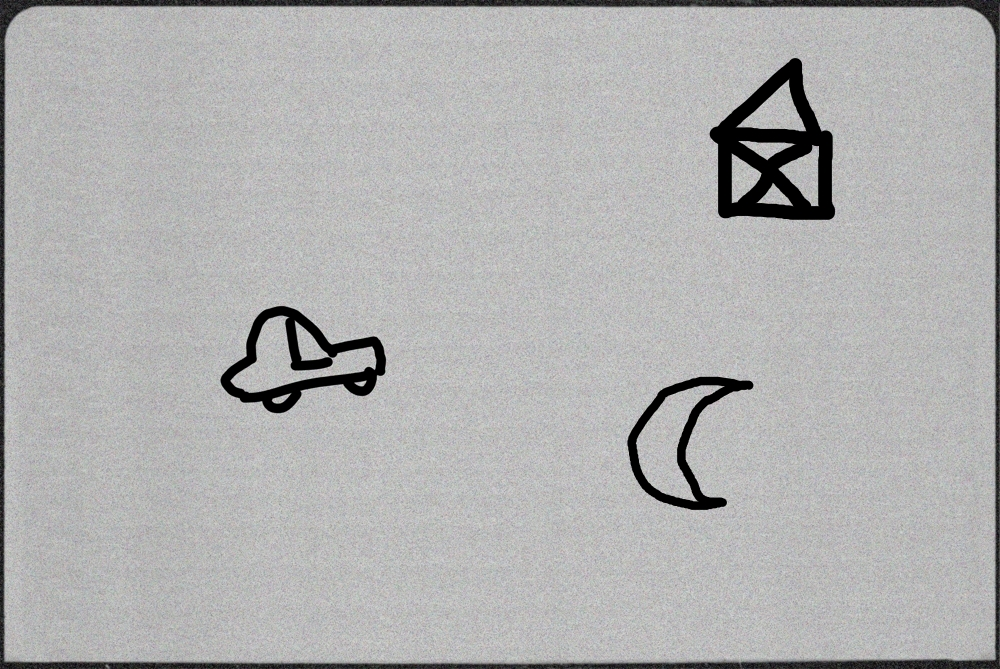
#> input picture YOLO_data_create/multiple_BB/IMA_OG/IMA/003.jpg, 1000 x 669 px; its folder holds 3 pictures in this run
$ python data_create.py
#> lines starting #> are read from the running program, lines starting #| are printed output that depends on the picture; pictures that were not available may be replaced by others from this repository, and a replacement may not be noted
### YOLO_data_create/multiple_BB/utils/data_labels.py
import cv2 as cv
import os
import numpy as np
import pandas as pd

def load_dictionnary(path):
#> called with path = 'data.csv'
    Data_Image = pd.read_csv(path,sep=",", on_bad_lines='skip')
#> (reads YOLO_data_create/multiple_BB/data.csv from the repository)
    np_Data_Image = Data_Image.to_numpy()
    labels_dict = {}
    for name, value in np_Data_Image :
        labels_dict[str(name)] = str(value)
    return labels_dict


def YAML_create(labels_dict, DATASET_NAME):
    string_yaml = "# Example usage: python train.py --data own_data.yaml\n# parent\n# ├── yolov5\n# └── datasets"
    string_yaml += "\n#     └── mine  \n\npath: .." + os.sep + "datasets"
    string_yaml += os.sep + "coco128 # dataset root dir\ntrain: images" + os.sep + ""
    string_yaml +=  str(DATASET_NAME) + "\nval: images" + os.sep + "" + str(DATASET_NAME)
    string_yaml += "\ntest: # test images (optional) \n\n# Classes\nnames:\n"
    for name in labels_dict.keys() :
        string_yaml += "  " + str(labels_dict[name]) + ": " + str(name) + "\n"

    string_yaml += "\n\n# Download script/URL (optional)\n#download: https://ultralytics.com/assets/"

    with open(DATASET_NAME + ".yaml", 'w') as f:
        f.write(string_yaml)


def return_label_value(string, labels_dict):
    name = ""
    word_found = False
    for letter in string :
        if not word_found and letter != '_' :
            name += letter
        else :
            word_found = True
    if name in labels_dict :
        out = labels_dict[name]
    else :
        out = -1
    return out


### YOLO_data_create/multiple_BB/utils/data_format.py
import cv2 as cv
import os
import numpy as np

import utils.data_labels as labels


def find_points(image):
    u, v = image.shape[0:2]
    image = cv.GaussianBlur(image,(5,5),cv.BORDER_DEFAULT)
    edges = cv.Canny(image, 50, 150, apertureSize=3)
    lines = cv.HoughLinesP(edges, 1,np.pi/180, # Angle resolution in radians
                threshold=10, minLineLength=10, maxLineGap=10)
    values = [u, v, 0, 0]

    for points in lines:
        x1,y1,x2,y2=points[0]
        x_min = min(x1, x2)
        x_max = max(x1, x2)
        y_min = min(y1, y2)
        y_max = max(y1, y2)
        if values[0]> x_min :
            values[0] = x_min
        if values[1]> y_min:
            values[1]= y_min
        if values[2]< x_max :
            values[2] = x_max
        if values[3]< y_max:
            values[3]= y_max
    return values


def format_values(values, u, v, string = 'YOLO'):
    if string == 'YOLO' :
        x_center = ((values[0] + values[2]) / 2)/v
        y_center = ((values[1] + values[3]) / 2)/u
        x_len = (values[2] - values[0])/v
        y_len = (values[3] - values[1])/u
        out = [x_center, y_center, x_len, y_len]
    else :
        out = [values[0], values[2], values[1], values[3]]
    return out


def run_throught_masks(name_OG, path, labels_dict):
    path_masks = path +os.sep+ name_OG
    str_out = ""
    for root, dirs, files in os.walk(path_masks, topdown=False):
        for name in files:
            mask = cv.imread(path_masks + os.sep + name)
            u, v = mask.shape[:2]
            values = find_points(mask)
            YOLO_val = format_values(values, u, v)
            str_out += str(labels.return_label_value(name, labels_dict))
            for val in YOLO_val :
                str_out +=  " " + str(val)
            str_out += "\n"
    return str_out

# [11 lines left out: function txt_to_txt_mirror, not called in this run]


def run_throught_images(path_ima, path_mask, path_resize, path_txt, labels_dict, MIRROR = False):
#> called with path_ima = 'IMA_OG/IMA', path_mask = 'IMA_OG/MASK', path_resize = 'coco128/images/exemple', path_txt = 'coco128/labels/exemple', MIRROR = False
    if not os.path.exists(path_resize):
        os.makedirs(path_resize)
    if not os.path.exists(path_txt):
        os.makedirs(path_txt)

    for root, dirs, files in os.walk(path_ima, topdown=False):
        for name in files:
            # PREPARE IMAGES
            ima = cv.imread(path_ima +os.sep+ name)
#> ima is the input picture: shape (669, 1000, 3); mean B, G, R 176.4, 176.5, 176.4
            u, v = ima.shape[:2]
#> u = 669; v = 1000
            resized = cv.resize(ima, (640, 640), interpolation=cv.INTER_CUBIC)
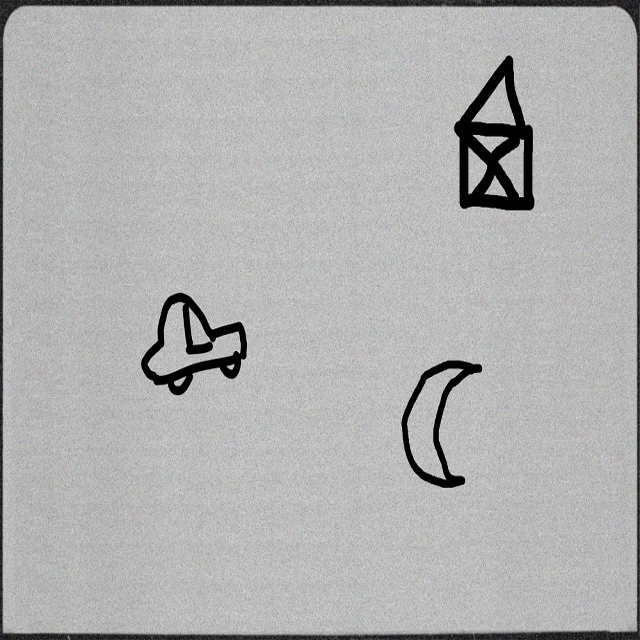
#> resized: shape (640, 640, 3); mean B, G, R 176.5, 176.5, 176.5
            cv.imwrite(path_resize +os.sep+ name, resized)

            # PREPARE .txt
            folder_name = name[:len(name)-4]
            path_masks = path_mask +os.sep+ folder_name
            txt = run_throught_masks(folder_name, path_mask, labels_dict)
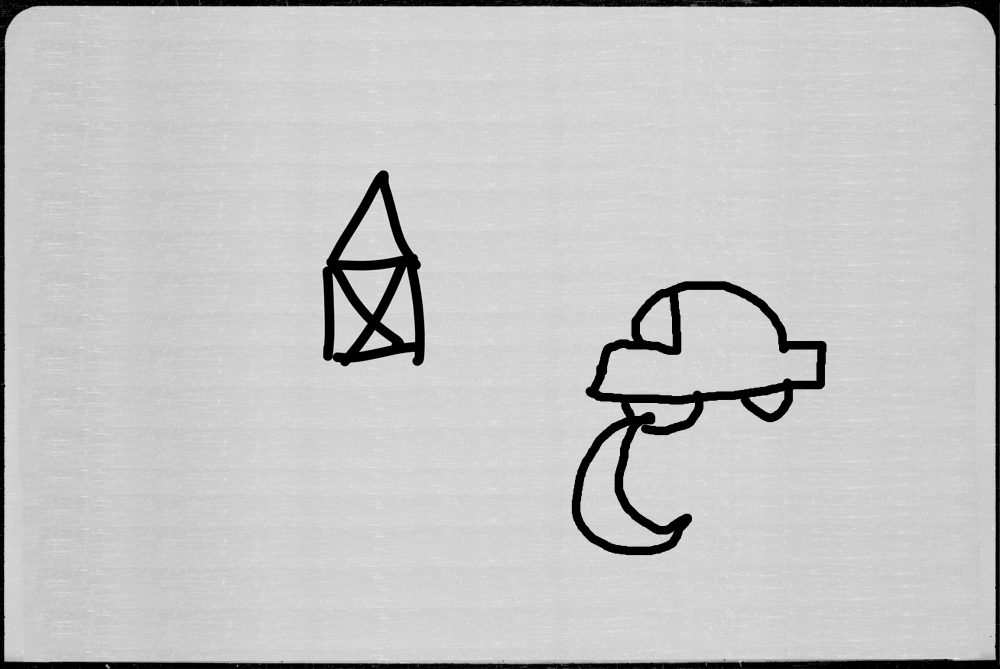
#> input picture YOLO_data_create/multiple_BB/IMA_OG/IMA/001.jpg, 1000 x 669 px, given as the content of the folder IMA_OG/MASK/003, which was not available
#> in run_throught_masks, mask is the input picture: shape (669, 1000, 3); min 0, max 233, mean 196.3
#> in find_points, `image = cv.GaussianBlur(image,(5,5),cv.BORDER_DEFAULT)`:
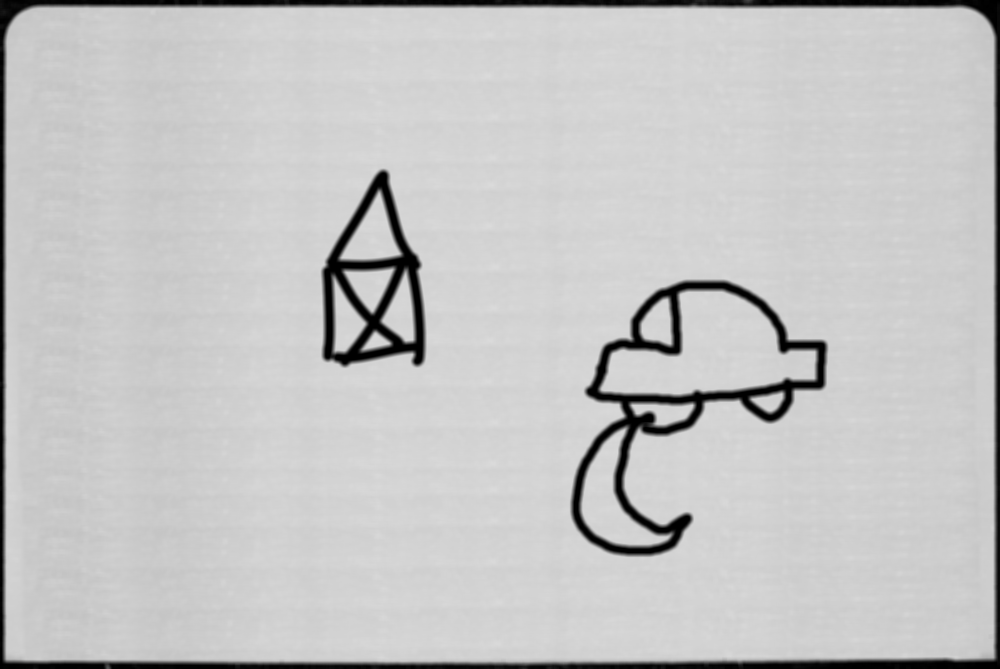
#> image: shape (669, 1000, 3); min 0, max 219, mean 196.3
#> in find_points, `edges = cv.Canny(image, 50, 150, apertureSize=3)`:
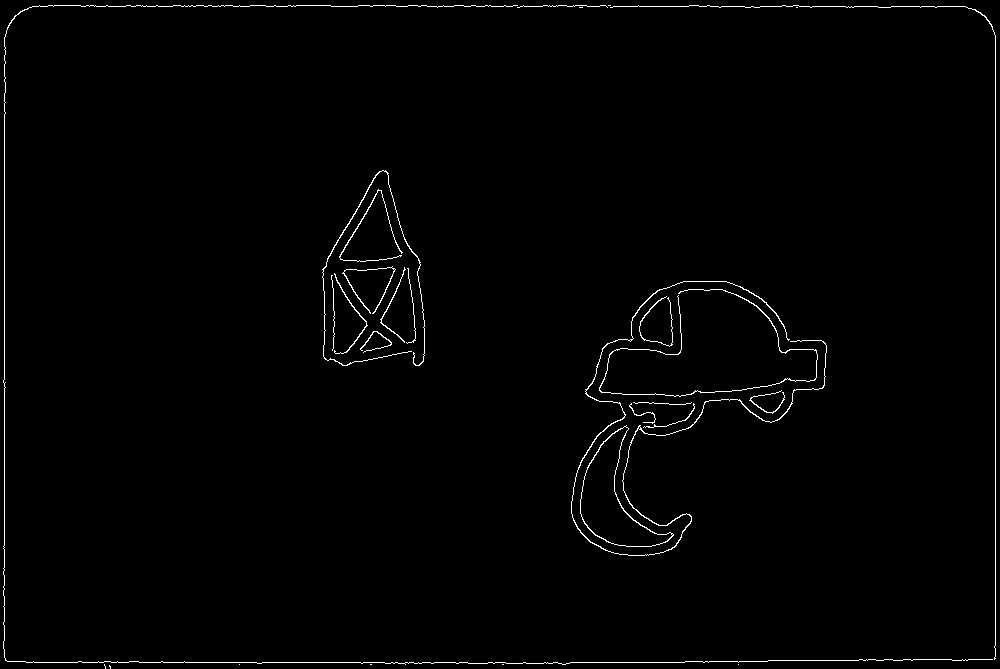
#> edges: shape (669, 1000); 1.1% white in thin lines or dots
#> in find_points, `lines = cv.HoughLinesP(edges, 1,np.pi/180,`: lines = 251 rows, first 6: [891, 6, 965, 6], [4, 657, 4, 93], [995, 658, 995, 35], [26, 662, 467, 662], [443, 5, 490, 5], [733, 661, 767, 661]
#> the loop in find_points, `for points in lines:` made 251 passes
#> (x1, y1, x2, y2, x_min, x_max, y_min, y_max) on passes 1 to 3: (891, 6, 965, 6, 891, 965, 6, 6), (4, 657, 4, 93, 4, 4, 93, 657), (995, 658, 995, 35, 995, 995, 35, 658)
#> after the loop in find_points, `for points in lines:`: values = [3, 5, 995, 663]
#> in format_values, `x_center = ((values[0] + values[2]) / 2)/v`: x_center = 0.499
#> in format_values, `x_len = (values[2] - values[0])/v`: x_len = 0.992
#> in format_values, `y_len = (values[3] - values[1])/u`: y_len = 0.984
#> in format_values, `out = [x_center, y_center, x_len, y_len]`: out = [0.499, 0.499, 0.992, 0.984]
#> the loop in run_throught_masks, `for val in YOLO_val :` made 4 passes
#> (val, str_out) on passes 1 to 3: (0.499, '-1 0.499'), (0.499, '-1 0.499 0.4992526158445441'), (0.992, '-1 0.499 0.4992526158445441 0.992')
#> val on pass 4: 0.984
            with open(path_txt + os.sep + folder_name + ".txt", 'w') as f:
                f.write(txt)

            if MIRROR :
                mirror = cv.flip(resized, 1)
                path_mirror = path_resize +os.sep+ name.replace(".jpg", "_mirror.jpg")
                cv.imwrite(path_mirror, mirror)


                txt_mirror = txt_to_txt_mirror(txt)
                with open(path_txt + os.sep + folder_name + "_mirror.txt", 'w') as f:
                    f.write(txt_mirror)


### YOLO_data_create/multiple_BB/data_create.py
import argparse
import os

import utils.data_format as form
import utils.data_labels as labels

# Default values.
DATASET_NAME = 'exemple'
CSV = 'data.csv'
IMA_OG = 'IMA_OG/IMA'
IMA_MASK = 'IMA_OG/MASK'

# will mimic the architecture of dataset. Copy folders as shown.
IMA_RESIZED = "coco128"+ os.sep + "images"
TXT = "coco128"+ os.sep + "labels"


parser = argparse.ArgumentParser(description="YOLO : data prepare")
parser.add_argument("--n","--name", type=str, default=DATASET_NAME, help="name to be given to dataset")
parser.add_argument("--og", type=str, default=IMA_OG, help="folder of OG images")
parser.add_argument("--masks", type=str, default=IMA_MASK, help="folder of masks images")
parser.add_argument("--data", type=str, default=CSV, help="path to csv")
parser.add_argument("--mi","--mirror", action="store_true", help="datd augmentation with creation of mirrored images.")
opt = parser.parse_args()

LABELS_DICT = labels.load_dictionnary(opt.data)
form.run_throught_images(opt.og, opt.masks, IMA_RESIZED + os.sep + opt.n, TXT + os.sep + opt.n, LABELS_DICT, opt.mi)
labels.YAML_create(LABELS_DICT, opt.n)
